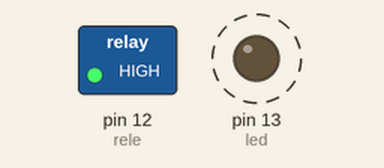
Simulated run of this sketch. Board: Arduino Uno, built with avr-gcc and run on an emulated ATmega328P. Shown: switched loads named in the sketch (green lamp = pin HIGH), output pins drawn as LEDs (lit = HIGH). Dashed ring = blinking.

Above: at 0.2 s.
Timing chart, 0 to 3.0 s (numbered marks = the images above):
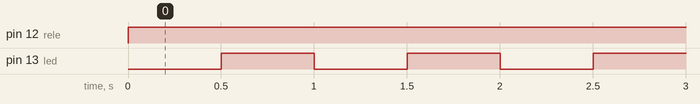

Measured:
- by itself, pin 12 (rele): LOW → HIGH at 0.00 s
- by itself, pin 13 (led): alternates HIGH for 0.50 s and LOW for 0.50 s

The sketch:

sketch_apr12a.ino
```cpp
#define rele 12
#define led 13


void setup() {
  pinMode (rele, OUTPUT);
  pinMode (led, OUTPUT);
}

void loop() {
  // put your main code here, to run repeatedly:
  digitalWrite (rele, HIGH);
  for (int segundos = 1; segundos < 3570; segundos++) {
    delay(500);
    digitalWrite (led, HIGH);
    delay(500);
    digitalWrite (led, LOW);
  }
  digitalWrite (rele, LOW);
  delay(30000);
}
```
